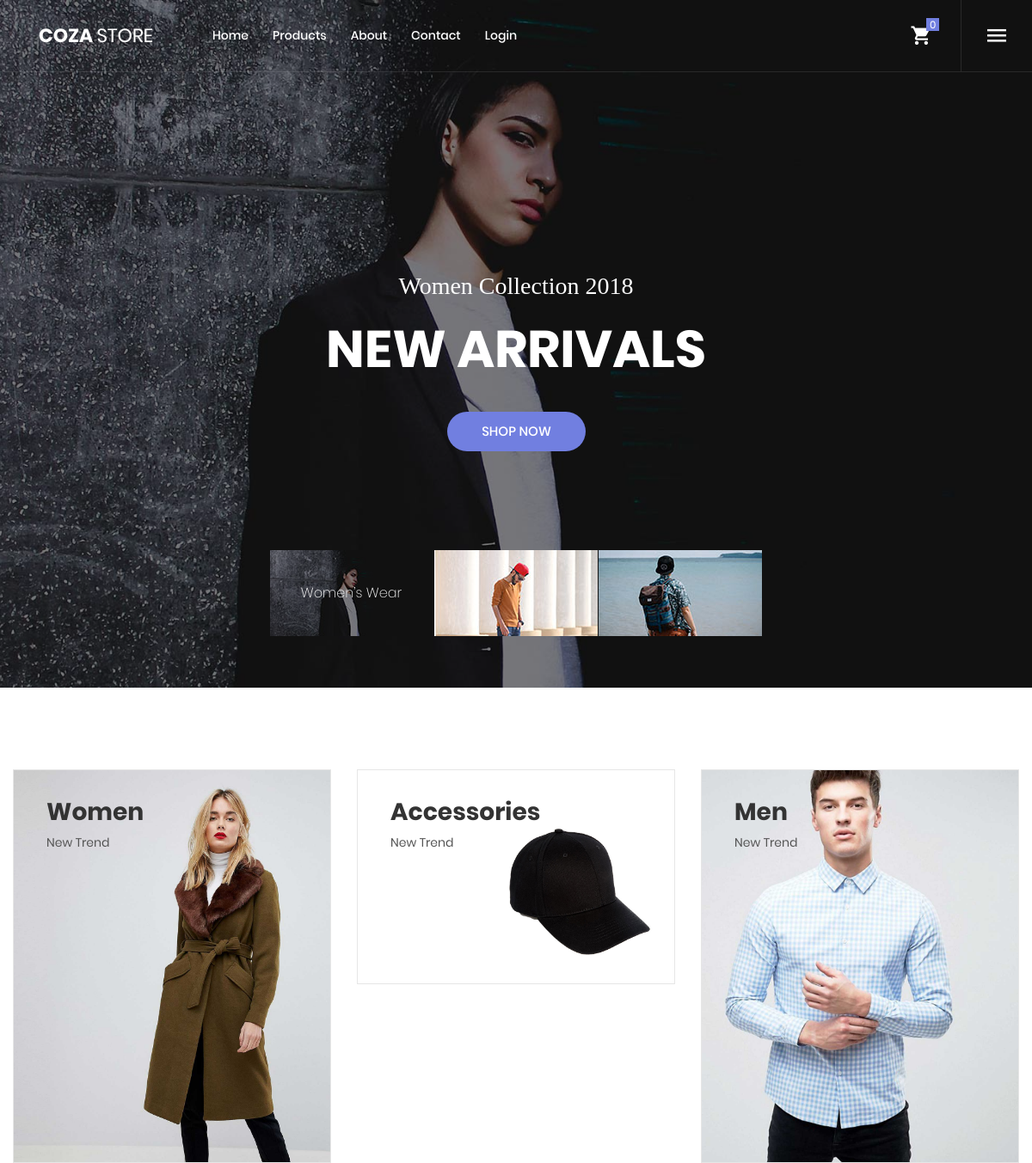
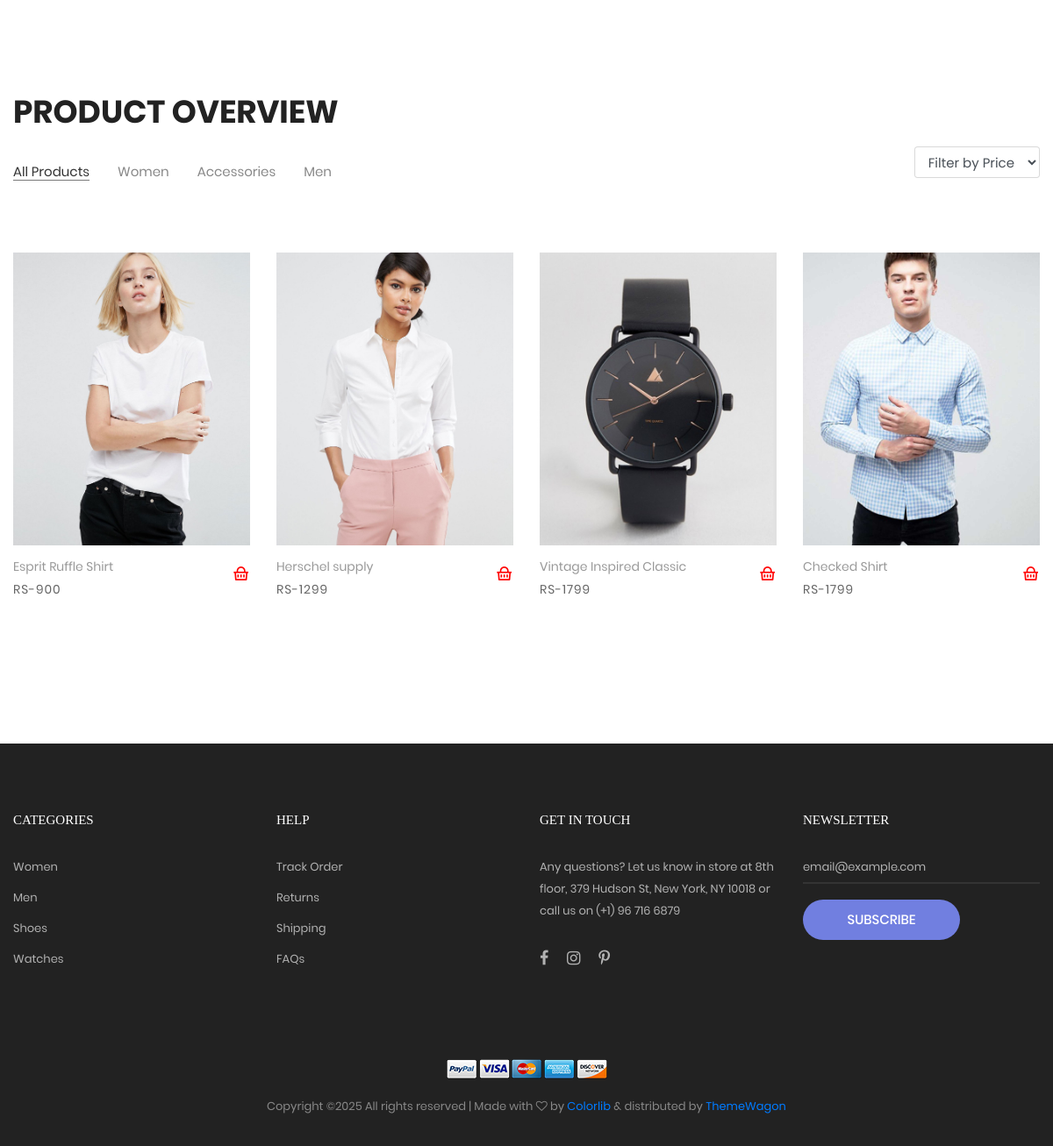
The page / on the database its author committed (2 pictures, top to bottom).
### tables this page shows
CREATE TABLE `categories` (
  `category_id` int(11) NOT NULL,
  `category_name` varchar(256) NOT NULL,
  `category_image` varchar(256) NOT NULL
);

CREATE TABLE `products` (
  `product_id` int(11) NOT NULL,
  `product_name` varchar(256) NOT NULL,
  `product_description` varchar(256) NOT NULL,
  `product_price` varchar(256) NOT NULL,
  `product_category_id` int(11) NOT NULL,
  `product_stock_quantity` int(11) NOT NULL,
  `product_image` varchar(256) NOT NULL
);

### index.php (the view, shortened to what this page needs)
<?php
include("./base/mainHeader.php");
?>
<section class="section-slide">
    <div class="wrap-slick1 rs2-slick1">
        <div class="slick1">
            <div class="item-slick1 bg-overlay1" style="background-image: url(images/slide-05.jpg);"
                data-thumb="images/thumb-01.jpg" data-caption="Women’s Wear">
                <div class="container h-full">
                    <div class="flex-col-c-m h-full p-t-100 p-b-60 respon5">
                        <div class="layer-slick1 animated visible-false" data-appear="fadeInDown" data-delay="0">
                            <span class="ltext-202 txt-center cl0 respon2">
                                Women Collection 2018
                            </span>
                        </div>
                        <div class="layer-slick1 animated visible-false" data-appear="fadeInUp" data-delay="800">
                            <h2 class="ltext-104 txt-center cl0 p-t-22 p-b-40 respon1">
                                New arrivals
                            </h2>
                        </div>
                        <div class="layer-slick1 animated visible-false" data-appear="zoomIn" data-delay="1600">
                            <a href="product.php"
                                class="flex-c-m stext-101 cl0 size-101 bg1 bor1 hov-btn2 p-lr-15 trans-04">
                                Shop Now
                            </a>
                        </div>
                    </div>
                </div>
            </div>
        </div>
        <div class="wrap-slick1-dots p-lr-10"></div>
    </div>
</section>
<div class="sec-banner bg0 p-t-95 p-b-55">
    <div class="container">
        <div class="row">
            <?php
				$select_query = "SELECT * FROM categories";
				$execute = mysqli_query($connection, $select_query);
				while($fetch_categories = mysqli_fetch_array($execute)){
				?>
            <div class="col-md-4 p-b-30 m-lr-auto">
                <div class="block1 wrap-pic-w">
                    <img src="./admin/uploads/<?php echo $fetch_categories['category_image']?>" alt="IMG-BANNER">
                    <a href="products.php?id=<?php echo $fetch_categories['category_id']?>"
                        class="block1-txt ab-t-l s-full flex-col-l-sb p-lr-38 p-tb-34 trans-03 respon3">
                        <div class="block1-txt-child1 flex-col-l">
                            <span class="block1-name ltext-102 trans-04 p-b-8">
                                <?php echo $fetch_categories['category_name']?>
                            </span>
                            <span class="block1-info stext-102 trans-04">
                                New Trend
                            </span>
                        </div>
                    </a>
                </div>
            </div>
            <?php
				}
				?>
        </div>
    </div>
</div>
<section class="bg0 p-t-23 p-b-130">
    <div class="container">
        <div class="p-b-10">
            <h3 class="ltext-103 cl5">
                Product Overview
            </h3>
        </div>
        <div class="flex-w flex-sb-m p-b-52">
            <div class="flex-w flex-l-m filter-tope-group m-tb-10">
                <button class="stext-106 cl6 hov1 bor3 trans-04 m-r-32 m-tb-5 how-active1" data-filter="*">
                    All Products
                </button>
                <?php
				$select_query = "SELECT * FROM categories";
				$execute = mysqli_query($connection, $select_query);
				while($fetch_categories = mysqli_fetch_array($execute)){
				?>
                <button class="stext-106 cl6 hov1 bor3 trans-04 m-r-32 m-tb-5"
                    data-filter=".<?php echo strtolower($fetch_categories['category_name'])?>">
                    <?php echo $fetch_categories['category_name']?>
                </button>
                <?php
				}
				?>
            </div>
            <div class="flex-w flex-c-m m-tb-10">
                <form method="GET" class="mb-4" class="form">
                    <select name="price_range" onchange="this.form.submit()" class="form-control">
                        <option value="">Filter by Price</option>
                    </select>
                </form>
            </div>
        </div>
        <div class="row isotope-grid">
            <?php
			$price_filter = '';
			$select_query = "SELECT * FROM products
			INNER JOIN categories ON category_id = product_category_id
			WHERE 1 $price_filter";
		$execute = mysqli_query($connection, $select_query);
		while($fetch_products = mysqli_fetch_array($execute)){
		?>
            <form method="POST" action="shoping-cart.php">
                <a href="product-detail.php?id=<?php echo $fetch_products['product_id']?>">
                    <div class="col-sm-6 col-md-4 col-lg-3 p-b-35 isotope-item <?php echo strtolower($fetch_products['category_name'])?>"
                        data-price="<?php echo $fetch_products['product_price']; ?>">
                        <div class="block2">
                            <div class="block2-pic hov-img0">
                                <img src="./admin/uploads/<?php echo $fetch_products['product_image']?>"
                                    alt="IMG-PRODUCT">
                            </div>
                            <div class="block2-txt flex-w flex-t p-t-14">
                                <div class="block2-txt-child1 flex-col-l ">
                                    <a href="product-detail.php"
                                        class="stext-104 cl4 hov-cl1 trans-04 js-name-b2 p-b-6">
                                        <?php echo $fetch_products['product_name']?>
                                    </a>
                                    <span class="stext-105 cl3">
                                        RS-<?php echo $fetch_products['product_price']?>
                                    </span>
                                </div>
                                <div class="block2-txt-child2 flex-r p-t-3">
                                    <button name="addToCart" id="addToCart">
                                        <i class="ri-shopping-basket-line fs-20" style="color: red;"></i>
                                    </button>
                                </div>
                            </div>
                        </div>
                    </div>
                </a>
            </form>
            <?php
			}
			?>
        </div>
    </div>
</section>
<?php
include("./base/footer.php");
?>

### base/mainHeader.php (shortened to what this page needs)
<!DOCTYPE html>
<html lang="en">
<head>
    <link rel="stylesheet" type="text/css" href="vendor/bootstrap/css/bootstrap.min.css">
    <link rel="stylesheet" type="text/css" href="fonts/font-awesome-4.7.0/css/font-awesome.min.css">
    <link rel="stylesheet" type="text/css" href="fonts/iconic/css/material-design-iconic-font.min.css">
    <link rel="stylesheet" type="text/css" href="fonts/linearicons-v1.0.0/icon-font.min.css">
    <link rel="stylesheet" type="text/css" href="vendor/animate/animate.css">
    <link rel="stylesheet" type="text/css" href="vendor/css-hamburgers/hamburgers.min.css">
    <link rel="stylesheet" type="text/css" href="vendor/animsition/css/animsition.min.css">
    <link rel="stylesheet" type="text/css" href="vendor/select2/select2.min.css">
    <link rel="stylesheet" type="text/css" href="vendor/daterangepicker/daterangepicker.css">
    <link rel="stylesheet" type="text/css" href="vendor/slick/slick.css">
    <link rel="stylesheet" type="text/css" href="vendor/MagnificPopup/magnific-popup.css">
    <link rel="stylesheet" type="text/css" href="vendor/perfect-scrollbar/perfect-scrollbar.css">
    <link rel="stylesheet" type="text/css" href="css/util.css">
    <link rel="stylesheet" type="text/css" href="css/main.css">
    <link rel="stylesheet" href="https://cdnjs.cloudflare.com/ajax/libs/remixicon/4.6.0/remixicon.css" />
    <link rel="stylesheet" href="https://cdnjs.cloudflare.com/ajax/libs/remixicon/4.6.0/remixicon.min.css" />
</head>
<body class="animsition">
    <header class="header-v3">
        <div class="container-menu-desktop trans-03">
            <div class="wrap-menu-desktop">
                <nav class="limiter-menu-desktop p-l-45">
                    <a href="index.php" class="logo">
                        <img src="images/icons/logo-02.png" alt="IMG-LOGO">
                    </a>
                    <div class="menu-desktop">
                        <ul class="main-menu">
                            <li>
                                <a href="index.php">Home</a>
                            </li>
                            <li>
                                <a href="products.php">Products</a>
                            </li>
                            <li>
                                <a href="about.php">About</a>
                            </li>
                            <li>
                                <a href="contact.php">Contact</a>
                            </li>
                            <?php
							if(!isset($_SESSION['user_email']) && !isset($_SESSION['user_password'])){
							?>
                            <li>
                                <a href="login.php">Login</a>
                            </li>
                            <?php
							}
							?>
                        </ul>
                    </div>
                    <div class="wrap-icon-header flex-w flex-r-m h-full">
                        <div class="flex-c-m h-full p-r-25 bor6">
                            <div class="icon-header-item cl0 hov-cl1 trans-04 p-lr-11 icon-header-noti js-show-cart"
                                data-notify="<?php
									if (isset($_SESSION['cart'])) {
										echo count($_SESSION['cart']) === 0 ? 0 : count($_SESSION['cart']);
									} else {
										echo 0;
									}
									?>
									">
                                <i class="zmdi zmdi-shopping-cart"></i>
                            </div>
                        </div>
                        <div class="flex-c-m h-full p-lr-19">
                            <div class="icon-header-item cl0 hov-cl1 trans-04 p-lr-11 js-show-sidebar">
                                <i class="zmdi zmdi-menu"></i>
                            </div>
                        </div>
                    </div>
                </nav>
            </div>
        </div>
    </header>

### base/footer.php (shortened to what this page needs)
	<footer class="bg3 p-t-75 p-b-32">
		<div class="container">
			<div class="row">
				<div class="col-sm-6 col-lg-3 p-b-50">
					<h4 class="stext-301 cl0 p-b-30">
						Categories
					</h4>
					<ul>
						<li class="p-b-10">
							<a href="#" class="stext-107 cl7 hov-cl1 trans-04">
								Women
							</a>
						</li>
						<li class="p-b-10">
							<a href="#" class="stext-107 cl7 hov-cl1 trans-04">
								Men
							</a>
						</li>
						<li class="p-b-10">
							<a href="#" class="stext-107 cl7 hov-cl1 trans-04">
								Shoes
							</a>
						</li>
						<li class="p-b-10">
							<a href="#" class="stext-107 cl7 hov-cl1 trans-04">
								Watches
							</a>
						</li>
					</ul>
				</div>
				<div class="col-sm-6 col-lg-3 p-b-50">
					<h4 class="stext-301 cl0 p-b-30">
						Help
					</h4>
					<ul>
						<li class="p-b-10">
							<a href="#" class="stext-107 cl7 hov-cl1 trans-04">
								Track Order
							</a>
						</li>
						<li class="p-b-10">
							<a href="#" class="stext-107 cl7 hov-cl1 trans-04">
								Returns
							</a>
						</li>
						<li class="p-b-10">
							<a href="#" class="stext-107 cl7 hov-cl1 trans-04">
								Shipping
							</a>
						</li>
						<li class="p-b-10">
							<a href="#" class="stext-107 cl7 hov-cl1 trans-04">
								FAQs
							</a>
						</li>
					</ul>
				</div>
				<div class="col-sm-6 col-lg-3 p-b-50">
					<h4 class="stext-301 cl0 p-b-30">
						GET IN TOUCH
					</h4>
					<p class="stext-107 cl7 size-201">
						Any questions? Let us know in store at 8th floor, 379 Hudson St, New York, NY 10018 or call us on (+1) 96 716 6879
					</p>
					<div class="p-t-27">
						<a href="#" class="fs-18 cl7 hov-cl1 trans-04 m-r-16">
							<i class="fa fa-facebook"></i>
						</a>
						<a href="#" class="fs-18 cl7 hov-cl1 trans-04 m-r-16">
							<i class="fa fa-instagram"></i>
						</a>
						<a href="#" class="fs-18 cl7 hov-cl1 trans-04 m-r-16">
							<i class="fa fa-pinterest-p"></i>
						</a>
					</div>
				</div>
				<div class="col-sm-6 col-lg-3 p-b-50">
					<h4 class="stext-301 cl0 p-b-30">
						Newsletter
					</h4>
					<form>
						<div class="wrap-input1 w-full p-b-4">
							<input class="input1 bg-none plh1 stext-107 cl7" type="text" name="email" placeholder="email@example.com">
						</div>
						<div class="p-t-18">
							<button class="flex-c-m stext-101 cl0 size-103 bg1 bor1 hov-btn2 p-lr-15 trans-04">
								Subscribe
							</button>
						</div>
					</form>
				</div>
			</div>
			<div class="p-t-40">
				<div class="flex-c-m flex-w p-b-18">
					<a href="#" class="m-all-1">
						<img src="images/icons/icon-pay-01.png" alt="ICON-PAY">
					</a>
					<a href="#" class="m-all-1">
						<img src="images/icons/icon-pay-02.png" alt="ICON-PAY">
					</a>
					<a href="#" class="m-all-1">
						<img src="images/icons/icon-pay-03.png" alt="ICON-PAY">
					</a>
					<a href="#" class="m-all-1">
						<img src="images/icons/icon-pay-04.png" alt="ICON-PAY">
					</a>
					<a href="#" class="m-all-1">
						<img src="images/icons/icon-pay-05.png" alt="ICON-PAY">
					</a>
				</div>
				<p class="stext-107 cl6 txt-center">
Copyright &copy;<script>document.write(new Date().getFullYear());</script> All rights reserved | Made with <i class="fa fa-heart-o" aria-hidden="true"></i> by <a href="https://colorlib.com" target="_blank">Colorlib</a> &amp; distributed by <a href="https://themewagon.com" target="_blank">ThemeWagon</a>
				</p>
			</div>
		</div>
	</footer>
</body>
</html>

### base/mainHeader.php (style rules this page uses)
* { font-family: "Poppins", sans-serif; }
#addToCart { transition: transform 0.3s ease-in-out; }

### rows shown on the page
categories: category_image (picture), category_name "Women"
categories: category_image (picture), category_name "Accessories"
categories: category_image (picture), category_name "Men"
products: product_image (picture), product_name "Esprit Ruffle Shirt", product_price "900"
products: product_image (picture), product_name "Herschel supply", product_price "1299"
products: product_image (picture), product_name "Vintage Inspired Classic", product_price "1799"
products: product_image (picture), product_name "Checked Shirt", product_price "1799"
